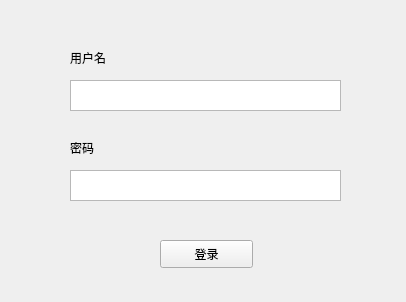
<?xml version="1.0" encoding="UTF-8"?>
<ui version="4.0">
 <class>Form</class>
 <widget class="QWidget" name="Form">
  <property name="geometry">
   <rect>
    <x>0</x>
    <y>0</y>
    <width>406</width>
    <height>302</height>
   </rect>
  </property>
  <property name="windowTitle">
   <string>Form</string>
  </property>
  <widget class="QPushButton" name="pushButton">
   <property name="geometry">
    <rect>
     <x>160</x>
     <y>240</y>
     <width>93</width>
     <height>28</height>
    </rect>
   </property>
   <property name="text">
    <string>登录</string>
   </property>
  </widget>
  <widget class="QLabel" name="label">
   <property name="geometry">
    <rect>
     <x>70</x>
     <y>50</y>
     <width>72</width>
     <height>15</height>
    </rect>
   </property>
   <property name="text">
    <string>用户名</string>
   </property>
  </widget>
  <widget class="QTextEdit" name="textEdit">
   <property name="geometry">
    <rect>
     <x>70</x>
     <y>80</y>
     <width>271</width>
     <height>31</height>
    </rect>
   </property>
  </widget>
  <widget class="QLabel" name="label_2">
   <property name="geometry">
    <rect>
     <x>70</x>
     <y>140</y>
     <width>72</width>
     <height>15</height>
    </rect>
   </property>
   <property name="text">
    <string>密码</string>
   </property>
  </widget>
  <widget class="QTextEdit" name="textEdit_2">
   <property name="geometry">
    <rect>
     <x>70</x>
     <y>170</y>
     <width>271</width>
     <height>31</height>
    </rect>
   </property>
  </widget>
 </widget>
 <resources/>
 <connections/>
</ui>
